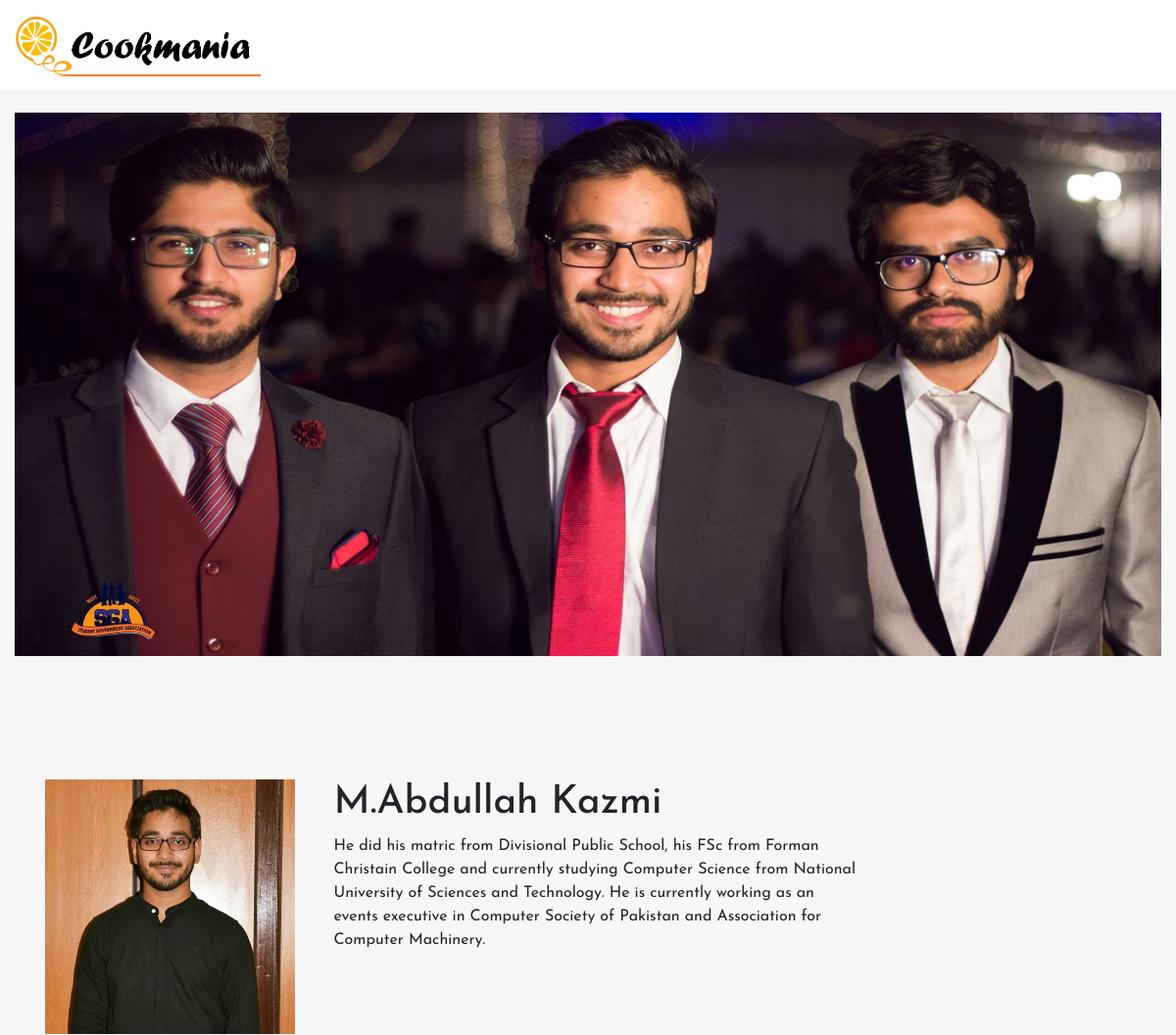
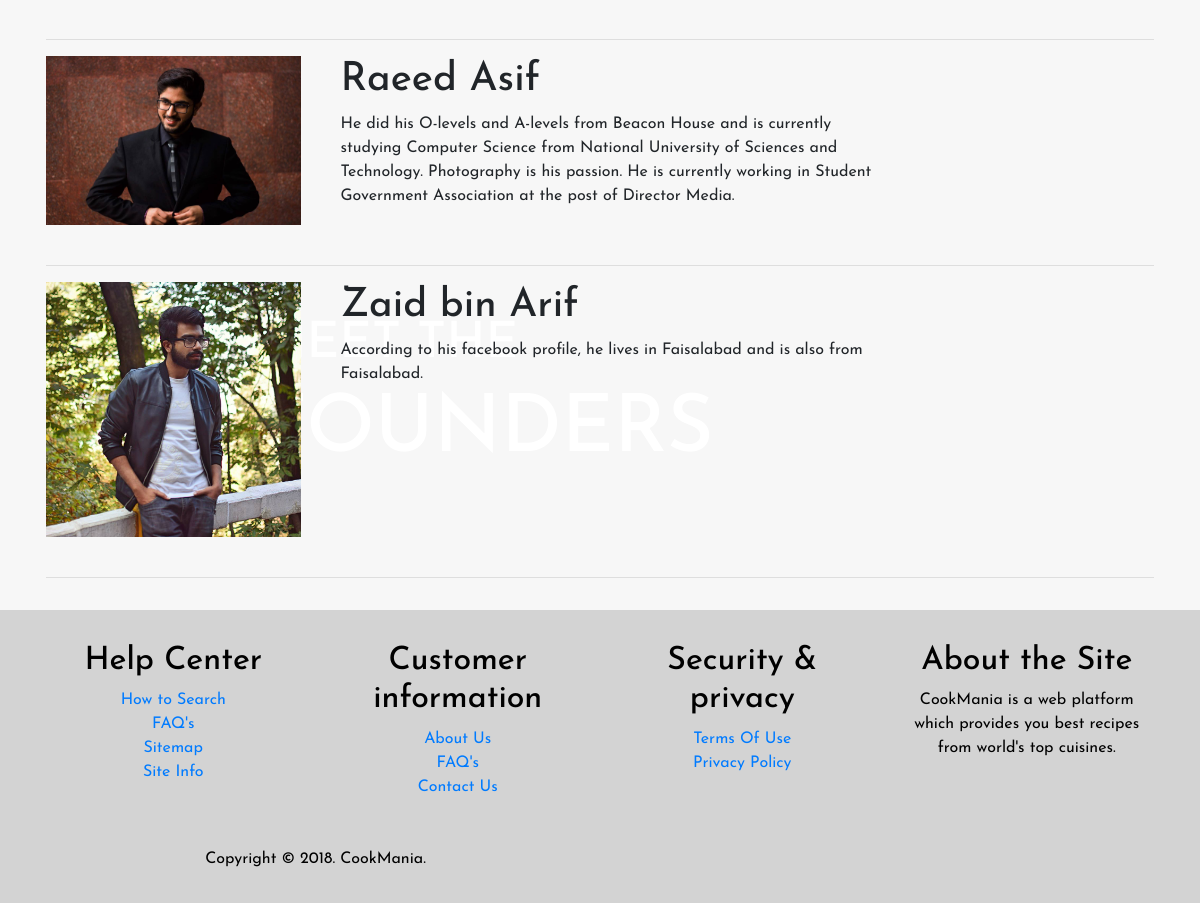
Page /meetTheFounders.php on the committed database (2 pictures, top to bottom).
### tables this page shows
CREATE TABLE IF NOT EXISTS `about_us` (
  `id` int(11) NOT NULL,
  `img1` varchar(300) NOT NULL,
  `a1` varchar(250) NOT NULL,
  `a2` varchar(250) NOT NULL,
  `a3` varchar(250) NOT NULL,
  `a4` varchar(250) NOT NULL,
  `a5` varchar(250) NOT NULL,
  `a6` varchar(250) NOT NULL,
  `a7` varchar(250) NOT NULL,
  `a8` varchar(250) NOT NULL,
  `a9` varchar(400) NOT NULL,
  `a10` varchar(250) NOT NULL,
  `a11` varchar(400) NOT NULL,
  `a12` varchar(250) NOT NULL,
  `a13` varchar(250) NOT NULL,
  `img3` varchar(250) NOT NULL,
  `img4` varchar(250) NOT NULL,
  `img5` varchar(250) NOT NULL,
  PRIMARY KEY (`id`)
);

### meetTheFounders.php (the view, shortened to what this page needs)
<?php
include_once('.\config\config.php');
$query = 'SELECT * FROM about_us';
$result = mysqli_query($mysqli, $query);
?>
<php>
<head>
 <link rel='stylesheet' href='https://stackpath.bootstrapcdn.com/bootstrap/4.1.0/css/bootstrap.min.css'>
 <link rel='stylesheet' href='css/webp_bs.css' />
</head>
<body id='pak'>
<nav class="navbar navbar-expand-lg navbar-light " id="white" >
  <a class="navbar-brand" href="home.php"><img src="logo\cmt.png" alt="logo" width=250px height=65px></a>
</nav>
<?php while($res = mysqli_fetch_array($result)){
      $a5 = $res['a5'];
      $a6 = $res['a6'];
      $a7 = $res['a7'];
      $a8 = $res['a8'];
      $a9 = $res['a9'];
      $a10 = $res['a10'];
      $a11 = $res['a11'];
      $a12 = $res['a12'];
      $a13 = $res['a13'];
      $ia = $res['img3'];
      $ir = $res['img4'];
      $iz = $res['img5'];
echo "<br> <div class='container-fluid'>
  <div class='row'>
    <div class='col-md-12'><img src='$a5' width='100%' height='90%'></div>
  </div><br><br>
  <div class='row'>
  <div class = 'col-md-3'></div>
  <div class=' col-md-6 text-block1'>
    <h1 id='h1'>$a6</h1>
    <h1 id='h2'>$a7</h1>
    <br>
  </div>
  <div class='col-md-3'></div>
</div>
</div>
<div class='container'>
  <div class='row'>
    <div class='col-md-3'><img src='$ia' width='100%' height='mr-auto'></div>
    <div style='margin: 5px'></div>
    <div class = 'col-md-6'><h1>$a8</h1><p>$a9</p></div>
  </div>
<br><hr>
   <div class='row'>
    <div class='col-md-3'><img src='$ir' width='100%' height='mr-auto'></div>
    <div style='margin: 5px'></div>
    <div class = 'col-md-6'><h1>$a10</h1><p>$a11</p></div>
  </div>
<br><hr>
 <div class='row'>
    <div class='col-md-3'><img src='$iz' width='100%' height='mr-auto'></div>
    <div style='margin: 5px'></div>
    <div class = 'col-md-6'><h1>$a12</h1><p>$a13</p></div>
  </div>
<br><hr>
</div>";
}
?>
    <footer class="nb-footer">
<div class="container">
<div class="row">
<div class="col-sm-12">
</div>
<div class="col-md-3 col-sm-6">
<div class="footer-info-single">
  <h2 class="title">Help Center</h2>
  <ul class="list-unstyled">
    <li><a href="http://www.nextbootstrap.com/" title=""><i class="fa fa-angle-double-right"></i> How to Search</a></li>
    <li><a href="http://www.nextbootstrap.com/" title=""><i class="fa fa-angle-double-right"></i> FAQ's</a></li>
    <li><a href="http://www.nextbootstrap.com/" title=""><i class="fa fa-angle-double-right"></i> Sitemap</a></li>
    <li><a href="http://www.nextbootstrap.com/" title=""><i class="fa fa-angle-double-right"></i> Site Info</a></li>
  </ul>
</div>
</div>
<div class="col-md-3 col-sm-6">
<div class="footer-info-single">
  <h2 class="title">Customer information</h2>
  <ul class="list-unstyled">
    <li><a href="about us.php" title=""><i class="fa fa-angle-double-right"></i> About Us</a></li>
    <li><a href="http://www.nextbootstrap.com/" title=""><i class="fa fa-angle-double-right"></i> FAQ's</a></li>
    <li><a href="contact_us.php" title=""><i class="fa fa-angle-double-right"></i> Contact Us</a></li>
  </ul>
</div>
</div>
<div class="col-md-3 col-sm-6">
<div class="footer-info-single">
  <h2 class="title">Security & privacy</h2>
  <ul class="list-unstyled">
    <li><a href="http://www.nextbootstrap.com/" title=""><i class="fa fa-angle-double-right"></i> Terms Of Use</a></li>
    <li><a href="http://www.nextbootstrap.com/" title=""><i class="fa fa-angle-double-right"></i> Privacy Policy</a></li>
  </ul>
</div>
</div>
<div class="col-md-3 col-sm-6">
<div class="footer-info-single">
  <h2 class="title">About the Site</h2>
  <p>CookMania is a web platform which provides you best recipes from world's top cuisines.</p>
</div>
</div>
</div>
</div>
<section class="copyright">
<div class="container">
<div class="row">
<div class="col-sm-6">
<p>Copyright © 2018. CookMania.</p>
</div>
<div class="col-sm-6"></div>
</div>
</div>
</section>
</footer>
</body>
</php>

### css/webp_bs.css (style rules this page uses)
body { background-color: #F7F7F7; }
#white { background-color: white; }
#pak { font-family: 'Josefin Sans'; }
.text-block1 { position: absolute; top: 70%; left:20%; color: white; padding-left: 20px; padding-right: 20px; }
#h1 { font-size:50px; }
#h2 { font-size:80px; }
footer { background: #D3D3D3; color:black; text-align:center; }
.container { padding: 16px; }

### rows in the picture
about_us: a5 (picture), a6 "MEET THE", img3 (picture), a8 "M.Abdullah Kazmi", a9 "He did his matric from Divisional Public School, his FSc from Forman Christain College and currently studying Computer Science from National University of Sciences and Technology. He is currently working as an events executive in Computer Society of Pakistan and Association for Computer Machinery.", img4 (picture), a10 "Raeed Asif", a11 "He did his O-levels and A-levels from Beacon House and is currently studying Computer Science from National University of Sciences and Technology. Photography is his passion. He is currently working in Student Government Association at the post of Director Media.", img5 (picture), a12 "Zaid bin Arif", a13 "According to his facebook profile, he lives in Faisalabad and is also from Faisalabad."
